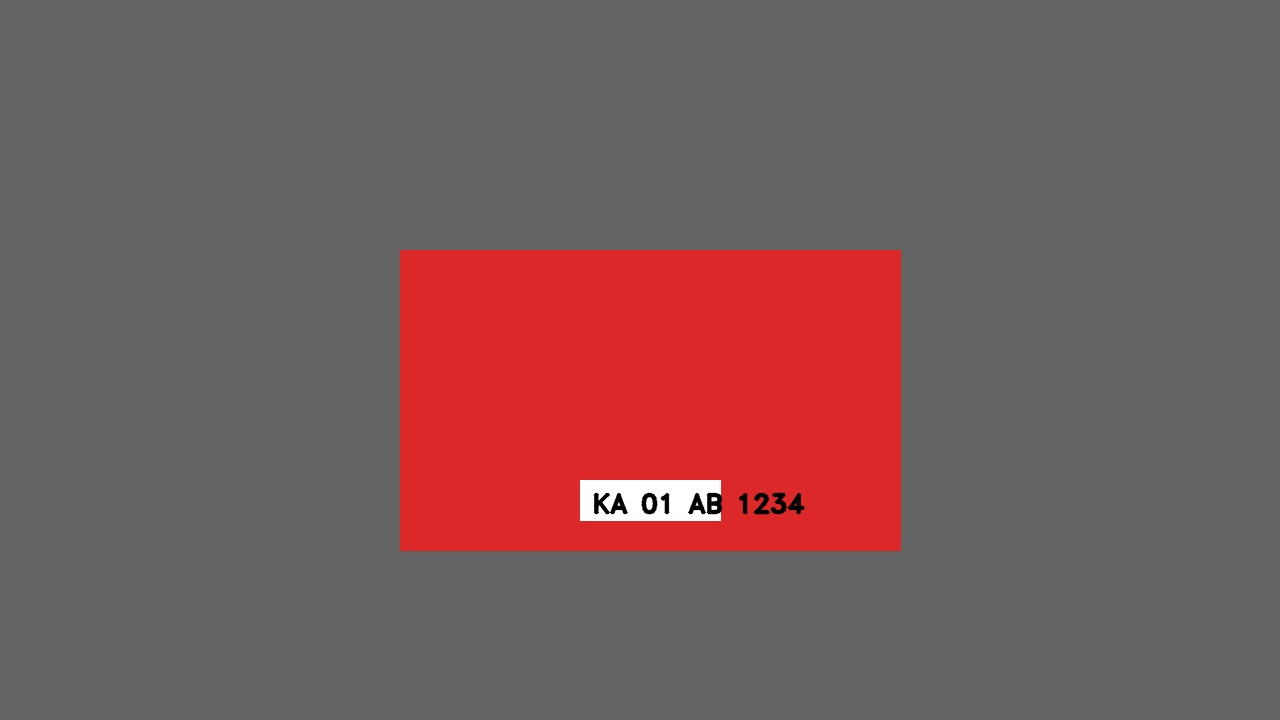
#> input picture CONTEXT/examples/sample_input/car_with_plate.jpg, 1280 x 720 px; its folder holds only this picture in this run
$ python -i engine.py   (imports and definitions only)
#> lines starting #> are read from the running program, lines starting #| are printed output that depends on the picture
"""Instance-level detection association and vehicle ID assignment."""
from __future__ import annotations

import uuid
from dataclasses import dataclass, field

import cv2
import numpy as np

from schemas import Detection, SceneConfig
from services.association.pose_rider import (
    is_likely_child,
    is_seated_on_motorcycle,
    seated_overlap_score,
)
from services.common.utils import center_of_bbox, iou, overlap_fraction, point_in_rect
from services.violation_reasoning.helmet_eval import (
    assess_rider_helmet,
    get_helmet_yolo_detections,
    helmet_detected_from_score,
)

VEHICLE_CLASSES = {"motorcycle", "car", "bus", "truck", "bicycle"}
DERIVED_CLASSES = {"helmet", "seatbelt", "license_plate", "traffic_signal", "stop_line"}


@dataclass
class AssociatedPerson:
    person_id: str
    bbox: list[float]
    confidence: float
    role: str  # rider | driver | passenger | pedestrian
    helmet_id: str | None = None
    helmet_detected: bool = False
    proximity_score: float = 0.0
    seated_overlap: float = 0.0


# [10 lines that did not run here, left out]


# [15 lines that did not run here, left out]


# [10 lines that did not run here, left out]


def _bbox_distance(a: list[float], b: list[float]) -> float:
    acx, acy = center_of_bbox(a)
    bcx, bcy = center_of_bbox(b)
    return ((acx - bcx) ** 2 + (acy - bcy) ** 2) ** 0.5


def _is_motorcycle_rider(
    image: np.ndarray,
    person_bbox: list[float],
    vehicle_bbox: list[float],
) -> bool:
    """Seated rider via seat trapezium + optional pose (not rectangular bbox alone)."""
    return is_seated_on_motorcycle(image, person_bbox, vehicle_bbox)


# [18 lines that did not run here, left out]


# [23 lines that did not run here, left out]


# [25 lines that did not run here, left out]


# [13 lines that did not run here, left out]


# [117 lines that did not run here, left out]

>>> import cv2
>>> picture = cv2.imread('../../CONTEXT/examples/sample_input/car_with_plate.jpg', cv2.IMREAD_GRAYSCALE)
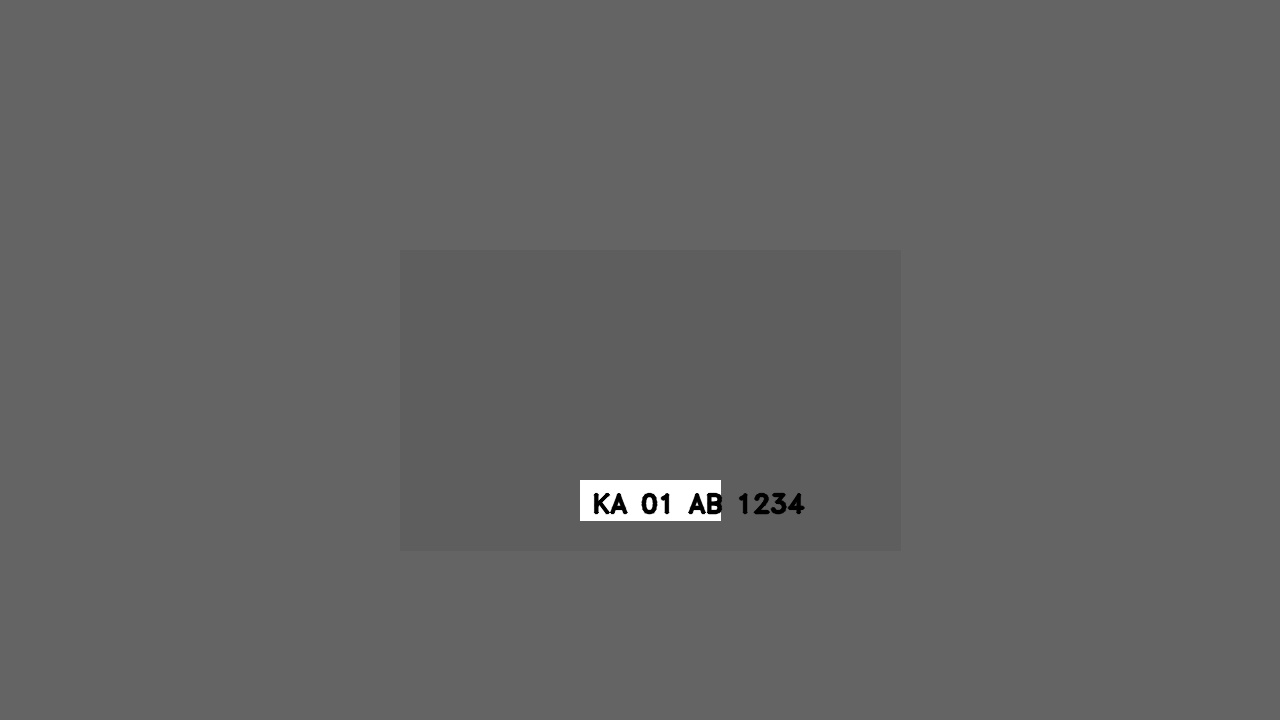
#> picture: shape (720, 1280); min 0, max 255, mean 99.7
#> (the run stopped early here; a loop or call above may not have finished)
